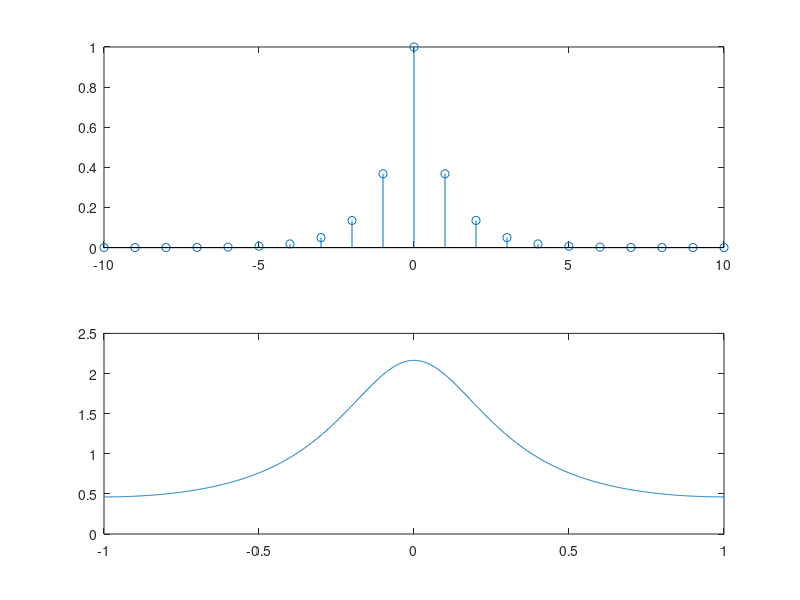

Write the MATLAB code that produced this figure.
% Ex3_19_2
% 한밭대학교 20191780 육정훈

Dt = 0.00005;
t = -0.005:Dt:0.005;
xa = exp(-1000*abs(t));

Ts = 0.001;
n = -25:1:25;
x = exp(-1000*abs(n * Ts));

K = 500;
k = 0:1:K;
w = pi*k/K;
X = x * exp(-i * n' * w);
X = real(X);
w = [-fliplr(w), w(2:K+1)];
X = [fliplr(X), X(2:K+1)];

subplot(2, 1, 1); stem(n * Ts * 1000, x); axis([-10, 10]);
subplot(2, 1, 2); plot(w/pi, X);
